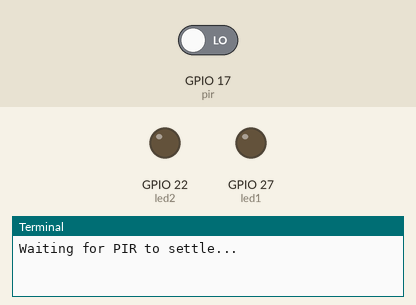
Simulated run of this program. Board: Raspberry Pi (BCM pin numbers). On the bench: output pins drawn as LEDs (lit = HIGH), the last lines printed to the terminal. Inputs (shaded band) come from the test bench; at power-on: GPIO 17 (pir) LOW.

Above: at 1.2 s.
1.3 s: GPIO 17 (pir) driven HIGH
At 2.0 s:
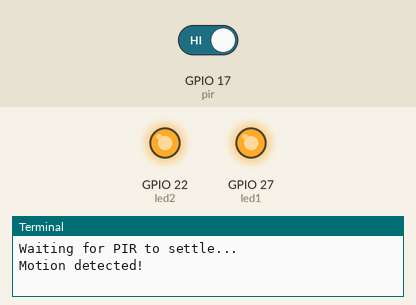
2.8 s: GPIO 17 (pir) driven LOW
At 3.2 s:
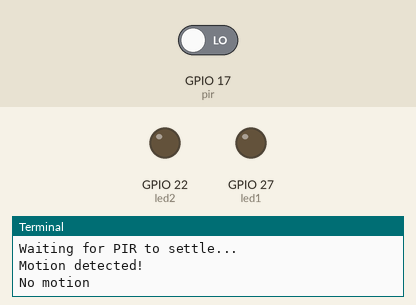
Timing chart, 0 to 5.8 s (numbered marks = the images above; inputs shaded):
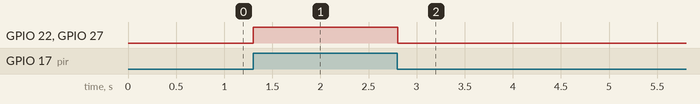

Measured:
- after the input at 1.3 s, GPIO 22 (led2), GPIO 27 (led1): LOW → HIGH at once
- after the input at 2.8 s, GPIO 22 (led2), GPIO 27 (led1): HIGH → LOW at once

The program:

pir_motion.py
```python
from gpiozero import MotionSensor, LED
from time import sleep

led1 = LED(27)  # Example: BCM 27 corresponds to BOARD 13
led2 = LED(22)  # Example: BCM 22 corresponds to BOARD 15

# Initialize the PIR sensor on GPIO 17
pir = MotionSensor(17)

print("Waiting for PIR to settle...")
pir.wait_for_no_motion()

while True:
    pir.wait_for_motion()
    print("Motion detected!")
    led1.on()
    led2.on()
    sleep(1)

    pir.wait_for_no_motion()
    print("No motion")
    led1.off()
    led2.off()
```
